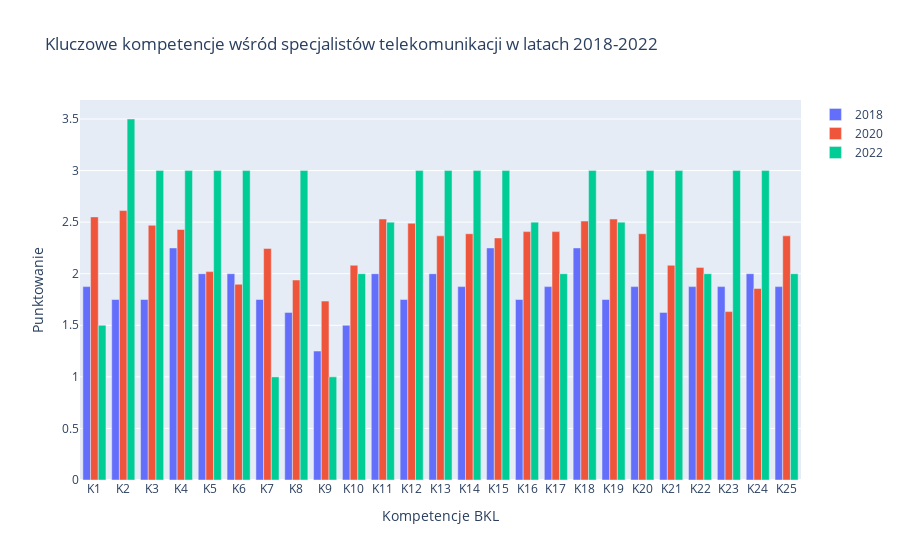

The cell this chart's notebook holds for it:
### Code cell
fig3 = plot_vital_competencies_per_role(comps[2], role='specjalistów telekomunikacji')
# Show the plot
fig3.show()

### Figure 1 — Plotly figure (JSON) as saved in the notebook; plotly's stock layout.template omitted (floating-point values rounded to 4 significant figures)
{"data": [{"name": "2018", "type": "bar", "x": ["K1", "K2", "K3", "K4", "K5", "K6", "K7", "K8", "K9", "K10", "K11", "K12", "K13", "K14", "K15", "K16", "K17", "K18", "K19", "K20", "K21", "K22", "K23", "K24", "K25"], "y": [1.875, 1.75, 1.75, 2.25, 2, 2, 1.75, 1.625, 1.25, 1.5, 2, 1.75, 2, 1.875, 2.25, 1.75, 1.875, 2.25, 1.75, 1.875, 1.625, 1.875, 1.875, 2, 1.875]}, {"name": "2020", "type": "bar", "x": ["K1", "K2", "K3", "K4", "K5", "K6", "K7", "K8", "K9", "K10", "K11", "K12", "K13", "K14", "K15", "K16", "K17", "K18", "K19", "K20", "K21", "K22", "K23", "K24", "K25"], "y": [2.551, 2.612, 2.469, 2.429, 2.02, 1.898, 2.245, 1.939, 1.735, 2.082, 2.531, 2.49, 2.367, 2.388, 2.347, 2.408, 2.408, 2.51, 2.531, 2.388, 2.082, 2.061, 1.633, 1.857, 2.367]}, {"name": "2022", "type": "bar", "x": ["K1", "K2", "K3", "K4", "K5", "K6", "K7", "K8", "K9", "K10", "K11", "K12", "K13", "K14", "K15", "K16", "K17", "K18", "K19", "K20", "K21", "K22", "K23", "K24", "K25"], "y": [1.5, 3.5, 3, 3, 3, 3, 1, 3, 1, 2, 2.5, 3, 3, 3, 3, 2.5, 2, 3, 2.5, 3, 3, 2, 3, 3, 2]}], "layout": {"barmode": "group", "title": {"text": "Kluczowe kompetencje wśród specjalistów telekomunikacji w latach 2018-2022"}, "xaxis": {"title": {"text": "Kompetencje BKL"}}, "yaxis": {"title": {"text": "Punktowanie"}}}}
